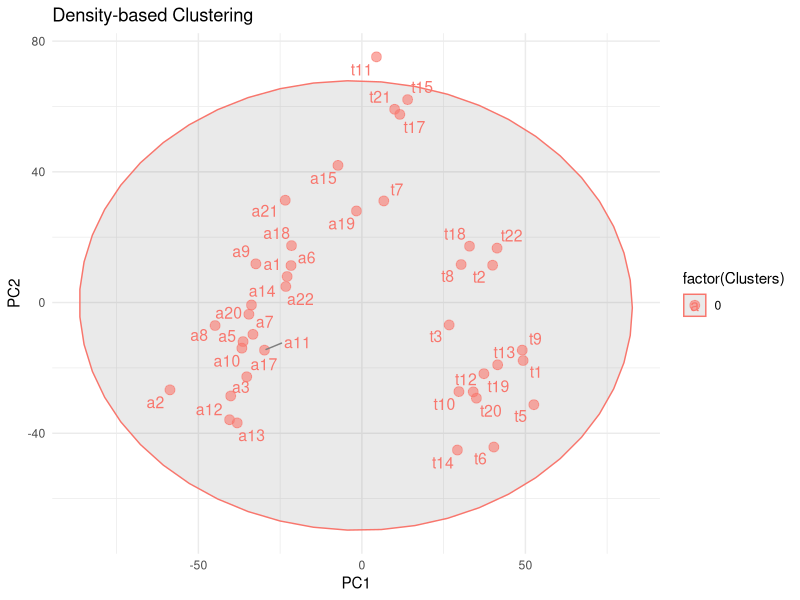

R code for this plot:
library(ggplot2)
library(ggrepel)
library(dbscan)


dataSet <- as.data.frame(read.csv("measurements_real_data.csv"))
colnames(dataSet) <- gsub("X", "", colnames(dataSet))
rownames(dataSet) <- dataSet$Sample
# Extract data for an easier time
classes <- dataSet$Group
variables <- colnames(dataSet)[-c(1,2)]

matrix <- apply(dataSet[,-c(1, 2)], 2, as.numeric)
rownames(matrix) <- dataSet$Sample


# PCA
Dpca <- prcomp(matrix, scale = TRUE, center = TRUE)$x[, c("PC1", "PC2")]

# Density-based Clustering
Dfit <- dbscan(matrix, eps = 10, minPts = 5)

# Plot
## Plot coordinates
Dcoord <- cbind.data.frame(Samples = dataSet$Sample, Groups = dataSet$Group, Dpca, Clusters = Dfit$cluster)

## Actual plot (clusters)
ggplot(Dcoord, aes(x= PC1, y= PC2, col= factor(Clusters), group= factor(Clusters)))+
  stat_ellipse(geom = "polygon", alpha= 0.1) +
  geom_point(size= 3, alpha= 0.6) + ggtitle("Density-based Clustering") +
  geom_text_repel(label = Dcoord$Samples, size = 4, segment.color = "gray50") + 
  theme_minimal()
